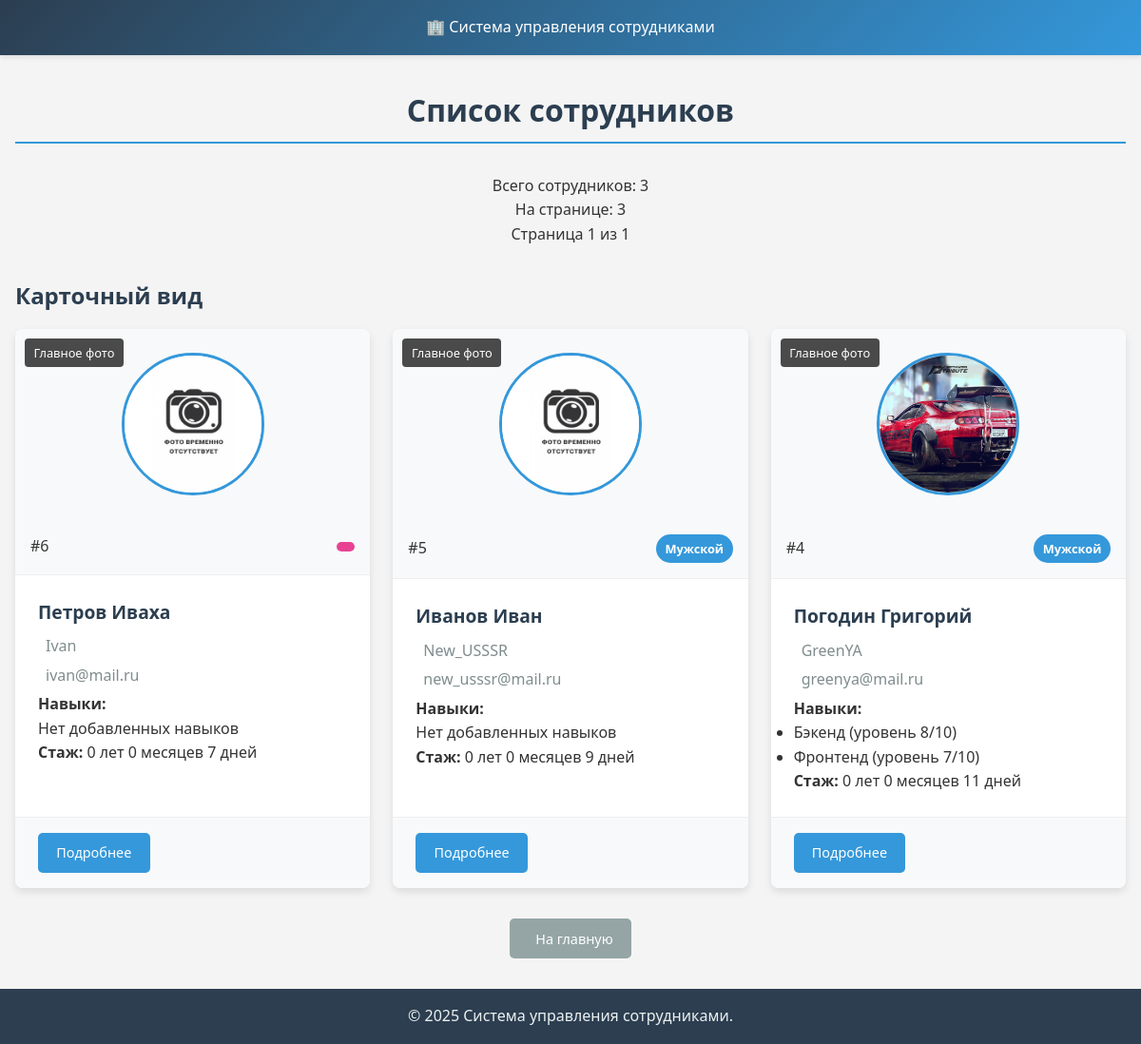
The page /employees/ on the database as committed earlier.
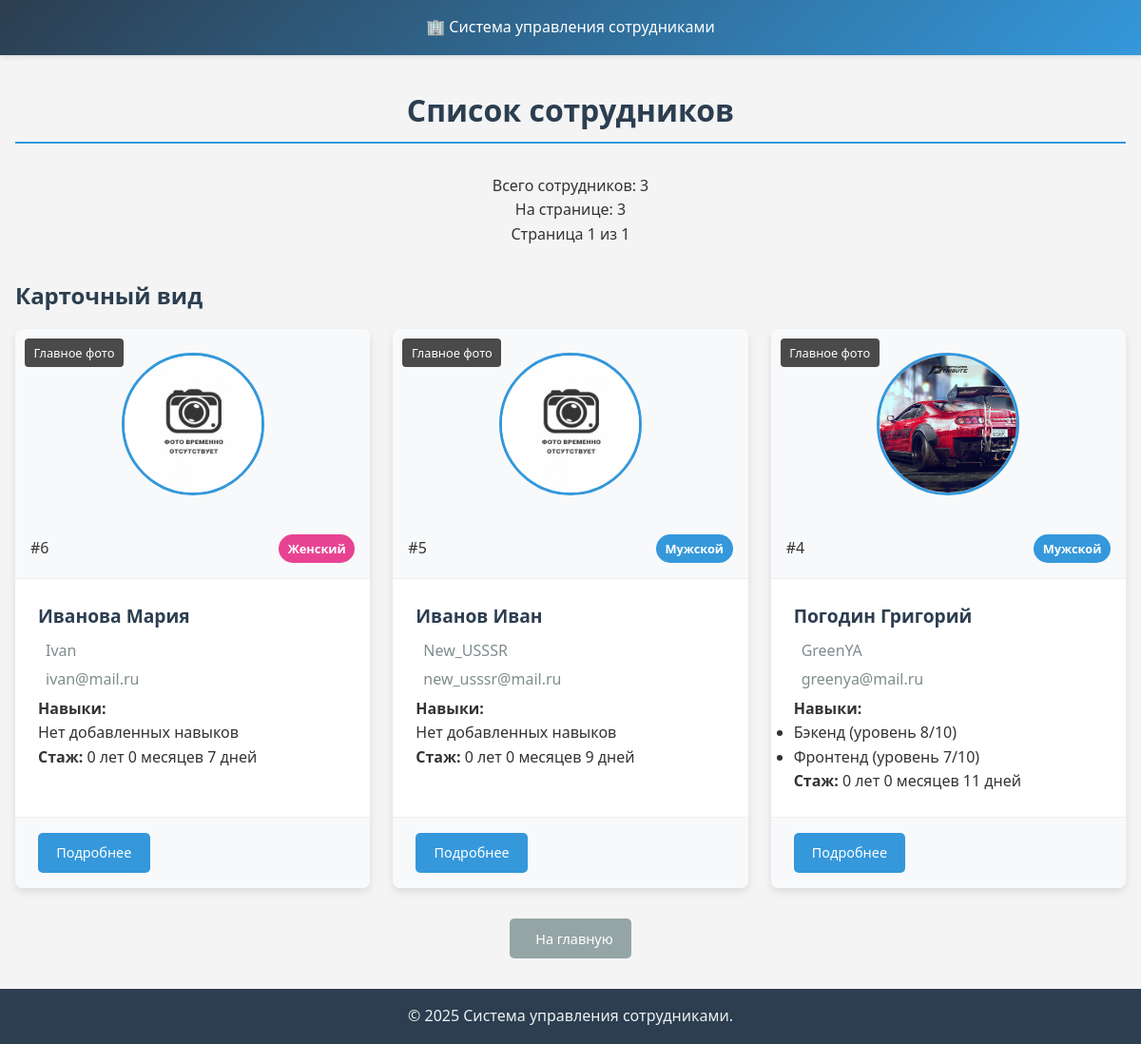
The same page on the database as committed later.
### employees/models.py (models this page shows, shortened)
class Employee(AbstractUser):
    GENDER_CHOICES = [
        ("M", "Мужской"),
        ("F", "Женский"),
    ]
    email = models.EmailField(
        unique=True,
        verbose_name="Email",
        blank=False,
    )
    username = models.CharField(
        max_length=150,
        unique=True,
        verbose_name="Логин",
    )
    middle_name = models.CharField(max_length=100, blank=True, verbose_name="Отчество")
    gender = models.CharField(max_length=1, choices=GENDER_CHOICES, verbose_name="Пол")
    description = models.TextField(blank=True, verbose_name="Описание")
    """
    groups = models.ManyToManyField(
        Group,
        verbose_name="Группы",
        blank=True,
        related_name="employee_groups",  # чтобы избежать конфликтов
        related_query_name="employees",
    )
    """
    class Meta:
        ordering = ('-date_joined',)
        verbose_name = "Сотрудник"
        verbose_name_plural = "Сотрудники"
    @property
    def experience_full(self):
        delta = relativedelta(now().date(), self.date_joined.date())
        if self.is_active:
            return f"{delta.years} лет {delta.months} месяцев {delta.days} дней"
        return "уволен"

### employees/views.py (the view)
# urls.py: path("", EmployeeListViews.as_view(), name="list"),
class EmployeeListViews(ListView):
    model = Employee
    template_name = "employees/employee_list.html"
    context_object_name = "employees"
    paginate_by = 10
    def get_queryset(self):
        return Employee.objects.all().prefetch_related('images', 'skills')
    def get_context_data(self, **kwargs):
        context = super().get_context_data(**kwargs)
        total_count = Employee.objects.count()
        page_employees = context['page_obj'].object_list
        employees_data = []
        for employee in page_employees:
            main_photo = employee.images.filter(is_main=True).first()
            employees_data.append({
                'emp': employee,  # объект сотрудника
                'main_photo': main_photo  # основное фото или None
            })
        context.update({
            'employees_data': employees_data,
            'total_count': total_count,  # Добавляем общее количество
            'current_page_count': len(page_employees)  # Количество на текущей странице
        })
        return context

### templates/employees/employee_list.html (shortened to what this page needs)
{% extends 'base.html' %}
{% load static %}
{% block extra_css %}
    <link rel="stylesheet" href="{% static 'css/employee/employee_list.css' %}">
{% endblock %}
{% block content %}
<div class="employee-list-container">
    <div class="page-header">
        <h1>Список сотрудников</h1>
        <p>Всего сотрудников: {{ total_count }}</p>
        <p>На странице: {{ current_page_count }}</p>
        <p>Страница {{ page_obj.number }} из {{ paginator.num_pages }}</p>
    </div>
    <div class="cards-section">
        <h2>Карточный вид</h2>
        <div class="employees-grid">
            {% for data in employees_data %}
                {% include 'employees/card_employee.html' %}
            {% empty %}
            <div class="no-employees-card">
                <i class="fas fa-users-slash"></i>
                <p>Список сотрудников пуст</p>
            </div>
            {% endfor %}
        </div>
    </div>
    <div class="navigation-buttons">
        <a href="/" class="btn btn-secondary back-btn">
             На главную
        </a>
    </div>
</div>
{% endblock %}

### templates/employees/card_employee.html (shortened to what this page needs)
{% load static %}
<div class="employee-card">
    <div class="gallery-container">
        {% if data.main_photo %}
        <div class="gallery-item">
            <p class="image-order">Главное фото</p>
            <img src="{{ data.main_photo.image.url }}"
                 alt="Главное фото {{ data.emp.username }}"
                 class="avatar" />
        </div>
        {% else %}
        <div class="gallery-item">
            <p class="image-order">Главное фото</p>
            <img src="{% static 'img/noimage.jpg' %}"
                 alt="Фото отсутствует"
                 class="avatar" />
        </div>
        {% endif %}
    </div>
    <div class="card-header">
        <span class="employee-id">#{{ data.emp.id }}</span>
        <span class="gender-badge {% if data.emp.gender == 'M' %}male{% else %}female{% endif %}">
            {{ data.emp.get_gender_display }}
        </span>
    </div>
    <div class="card-body">
        <h3 class="employee-name">
            {{ data.emp.last_name }} {{ data.emp.first_name }}
        </h3>
        <p class="employee-username">
             {{ data.emp.username }}
        </p>
        {% if data.emp.email %}
        <p class="employee-email">
             {{ data.emp.email }}
        </p>
        {% endif %}
        <div class="employee-skills">
            <p class="skills-title"><strong>Навыки:</strong></p>
            {% if data.emp.skills.all %}
            <ul class="skills-list">
                {% for skill in data.emp.skills.all %}
                <li class="skill-item">
                    <span class="skill-name">{{ skill.get_skill_display }}</span>
                    <span class="skill-level">(уровень {{ skill.level }}/10)</span>
                </li>
                {% endfor %}
            </ul>
            {% else %}
                <p class="no-skills">Нет добавленных навыков</p>
            {% endif %}
        </div>
        <div class="employee-experience">
            <p><strong>Стаж:</strong> {{ data.emp.experience_full }} </p>
        </div>
    </div>
    <div class="card-footer">
        <a href="{% url 'employees:detail' data.emp.id %}" class="btn btn-primary btn-card-details">
             Подробнее
        </a>
    </div>
</div>

Rows that differ between the two databases and show on the page:
changed Employee "Ivan": gender empty → "F" (drawn); emp.gender (not shown) → "Женский"; emp.last_name "Петров" → "Иванова"; emp.first_name "Иваха" → "Мария"
